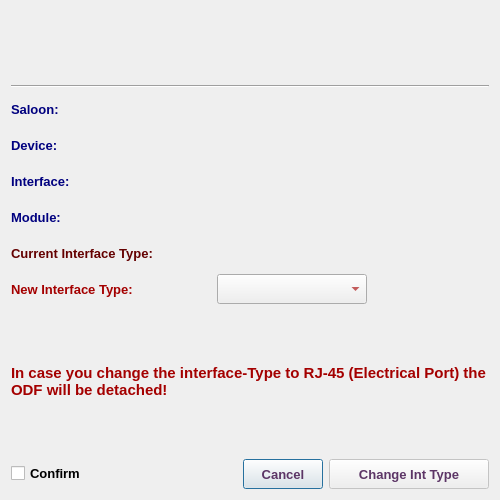
<?xml version="1.0" encoding="UTF-8"?>
<ui version="4.0">
 <class>ChangeInterfaceTypeDialog</class>
 <widget class="QDialog" name="ChangeInterfaceTypeDialog">
  <property name="geometry">
   <rect>
    <x>0</x>
    <y>0</y>
    <width>500</width>
    <height>500</height>
   </rect>
  </property>
  <property name="minimumSize">
   <size>
    <width>500</width>
    <height>500</height>
   </size>
  </property>
  <property name="maximumSize">
   <size>
    <width>500</width>
    <height>500</height>
   </size>
  </property>
  <property name="font">
   <font>
    <family>Tahoma</family>
    <pointsize>10</pointsize>
   </font>
  </property>
  <property name="windowTitle">
   <string>Change Interface Type</string>
  </property>
  <property name="windowIcon">
   <iconset resource="../image.qrc">
    <normaloff>:/Image/sfp.png</normaloff>:/Image/sfp.png</iconset>
  </property>
  <layout class="QVBoxLayout" name="verticalLayout">
   <item>
    <layout class="QHBoxLayout" name="horizontalLayout_8">
     <item>
      <spacer name="horizontalSpacer_4">
       <property name="orientation">
        <enum>Qt::Horizontal</enum>
       </property>
       <property name="sizeHint" stdset="0">
        <size>
         <width>40</width>
         <height>20</height>
        </size>
       </property>
      </spacer>
     </item>
     <item>
      <widget class="QLabel" name="label_7">
       <property name="minimumSize">
        <size>
         <width>32</width>
         <height>32</height>
        </size>
       </property>
       <property name="maximumSize">
        <size>
         <width>32</width>
         <height>32</height>
        </size>
       </property>
       <property name="text">
        <string/>
       </property>
       <property name="pixmap">
        <pixmap resource="../image.qrc">:/Image/interface.png</pixmap>
       </property>
       <property name="scaledContents">
        <bool>true</bool>
       </property>
       <property name="alignment">
        <set>Qt::AlignCenter</set>
       </property>
      </widget>
     </item>
     <item>
      <spacer name="horizontalSpacer_3">
       <property name="orientation">
        <enum>Qt::Horizontal</enum>
       </property>
       <property name="sizeHint" stdset="0">
        <size>
         <width>40</width>
         <height>20</height>
        </size>
       </property>
      </spacer>
     </item>
    </layout>
   </item>
   <item>
    <widget class="QLabel" name="abbrLbl">
     <property name="minimumSize">
      <size>
       <width>200</width>
       <height>30</height>
      </size>
     </property>
     <property name="maximumSize">
      <size>
       <width>16777215</width>
       <height>30</height>
      </size>
     </property>
     <property name="font">
      <font>
       <family>Tahoma</family>
       <pointsize>10</pointsize>
       <weight>75</weight>
       <bold>true</bold>
      </font>
     </property>
     <property name="styleSheet">
      <string notr="true">color: rgb(85, 0, 127);</string>
     </property>
     <property name="text">
      <string/>
     </property>
     <property name="alignment">
      <set>Qt::AlignCenter</set>
     </property>
    </widget>
   </item>
   <item>
    <widget class="Line" name="line">
     <property name="font">
      <font>
       <family>Tahoma</family>
       <pointsize>10</pointsize>
      </font>
     </property>
     <property name="orientation">
      <enum>Qt::Horizontal</enum>
     </property>
    </widget>
   </item>
   <item>
    <layout class="QHBoxLayout" name="horizontalLayout">
     <item>
      <widget class="QLabel" name="label">
       <property name="minimumSize">
        <size>
         <width>200</width>
         <height>30</height>
        </size>
       </property>
       <property name="maximumSize">
        <size>
         <width>200</width>
         <height>30</height>
        </size>
       </property>
       <property name="font">
        <font>
         <family>Tahoma</family>
         <pointsize>10</pointsize>
         <weight>75</weight>
         <bold>true</bold>
        </font>
       </property>
       <property name="styleSheet">
        <string notr="true">color: rgb(0, 0, 127);</string>
       </property>
       <property name="text">
        <string>Saloon:</string>
       </property>
      </widget>
     </item>
     <item>
      <widget class="QLabel" name="saloonLbl">
       <property name="sizePolicy">
        <sizepolicy hsizetype="Expanding" vsizetype="Preferred">
         <horstretch>0</horstretch>
         <verstretch>0</verstretch>
        </sizepolicy>
       </property>
       <property name="minimumSize">
        <size>
         <width>200</width>
         <height>30</height>
        </size>
       </property>
       <property name="maximumSize">
        <size>
         <width>3000</width>
         <height>30</height>
        </size>
       </property>
       <property name="font">
        <font>
         <family>Tahoma</family>
         <pointsize>10</pointsize>
         <weight>75</weight>
         <bold>true</bold>
        </font>
       </property>
       <property name="styleSheet">
        <string notr="true">color: rgb(85, 0, 127);</string>
       </property>
       <property name="text">
        <string/>
       </property>
      </widget>
     </item>
    </layout>
   </item>
   <item>
    <layout class="QHBoxLayout" name="horizontalLayout_2">
     <item>
      <widget class="QLabel" name="label_2">
       <property name="minimumSize">
        <size>
         <width>200</width>
         <height>30</height>
        </size>
       </property>
       <property name="maximumSize">
        <size>
         <width>200</width>
         <height>30</height>
        </size>
       </property>
       <property name="font">
        <font>
         <family>Tahoma</family>
         <pointsize>10</pointsize>
         <weight>75</weight>
         <bold>true</bold>
        </font>
       </property>
       <property name="styleSheet">
        <string notr="true">color: rgb(0, 0, 127);</string>
       </property>
       <property name="text">
        <string>Device:</string>
       </property>
      </widget>
     </item>
     <item>
      <widget class="QLabel" name="deviceLbl">
       <property name="sizePolicy">
        <sizepolicy hsizetype="Expanding" vsizetype="Preferred">
         <horstretch>0</horstretch>
         <verstretch>0</verstretch>
        </sizepolicy>
       </property>
       <property name="minimumSize">
        <size>
         <width>200</width>
         <height>30</height>
        </size>
       </property>
       <property name="maximumSize">
        <size>
         <width>3000</width>
         <height>30</height>
        </size>
       </property>
       <property name="font">
        <font>
         <family>Tahoma</family>
         <pointsize>10</pointsize>
         <weight>75</weight>
         <bold>true</bold>
        </font>
       </property>
       <property name="styleSheet">
        <string notr="true">color: rgb(85, 0, 127);</string>
       </property>
       <property name="text">
        <string/>
       </property>
      </widget>
     </item>
    </layout>
   </item>
   <item>
    <layout class="QHBoxLayout" name="horizontalLayout_4">
     <item>
      <widget class="QLabel" name="label_4">
       <property name="minimumSize">
        <size>
         <width>200</width>
         <height>30</height>
        </size>
       </property>
       <property name="maximumSize">
        <size>
         <width>200</width>
         <height>30</height>
        </size>
       </property>
       <property name="font">
        <font>
         <family>Tahoma</family>
         <pointsize>10</pointsize>
         <weight>75</weight>
         <bold>true</bold>
        </font>
       </property>
       <property name="styleSheet">
        <string notr="true">color: rgb(0, 0, 127);</string>
       </property>
       <property name="text">
        <string>Interface:</string>
       </property>
      </widget>
     </item>
     <item>
      <widget class="QLabel" name="intLbl">
       <property name="sizePolicy">
        <sizepolicy hsizetype="Expanding" vsizetype="Preferred">
         <horstretch>0</horstretch>
         <verstretch>0</verstretch>
        </sizepolicy>
       </property>
       <property name="minimumSize">
        <size>
         <width>200</width>
         <height>30</height>
        </size>
       </property>
       <property name="maximumSize">
        <size>
         <width>3000</width>
         <height>30</height>
        </size>
       </property>
       <property name="font">
        <font>
         <family>Tahoma</family>
         <pointsize>10</pointsize>
         <weight>75</weight>
         <bold>true</bold>
        </font>
       </property>
       <property name="styleSheet">
        <string notr="true">color: rgb(85, 0, 127);</string>
       </property>
       <property name="text">
        <string/>
       </property>
      </widget>
     </item>
    </layout>
   </item>
   <item>
    <layout class="QHBoxLayout" name="horizontalLayout_5">
     <item>
      <widget class="QLabel" name="label_5">
       <property name="minimumSize">
        <size>
         <width>200</width>
         <height>30</height>
        </size>
       </property>
       <property name="maximumSize">
        <size>
         <width>200</width>
         <height>30</height>
        </size>
       </property>
       <property name="font">
        <font>
         <family>Tahoma</family>
         <pointsize>10</pointsize>
         <weight>75</weight>
         <bold>true</bold>
        </font>
       </property>
       <property name="styleSheet">
        <string notr="true">color: rgb(0, 0, 127);</string>
       </property>
       <property name="text">
        <string>Module:</string>
       </property>
      </widget>
     </item>
     <item>
      <widget class="QLabel" name="modLbl">
       <property name="sizePolicy">
        <sizepolicy hsizetype="Expanding" vsizetype="Preferred">
         <horstretch>0</horstretch>
         <verstretch>0</verstretch>
        </sizepolicy>
       </property>
       <property name="minimumSize">
        <size>
         <width>200</width>
         <height>30</height>
        </size>
       </property>
       <property name="maximumSize">
        <size>
         <width>3000</width>
         <height>30</height>
        </size>
       </property>
       <property name="font">
        <font>
         <family>Tahoma</family>
         <pointsize>10</pointsize>
         <weight>75</weight>
         <bold>true</bold>
        </font>
       </property>
       <property name="styleSheet">
        <string notr="true">color: rgb(85, 0, 127);</string>
       </property>
       <property name="text">
        <string/>
       </property>
      </widget>
     </item>
    </layout>
   </item>
   <item>
    <layout class="QHBoxLayout" name="horizontalLayout_3">
     <item>
      <widget class="QLabel" name="label_3">
       <property name="minimumSize">
        <size>
         <width>200</width>
         <height>30</height>
        </size>
       </property>
       <property name="maximumSize">
        <size>
         <width>200</width>
         <height>30</height>
        </size>
       </property>
       <property name="font">
        <font>
         <family>Tahoma</family>
         <pointsize>10</pointsize>
         <weight>75</weight>
         <bold>true</bold>
        </font>
       </property>
       <property name="styleSheet">
        <string notr="true">color: rgb(100, 0, 0);</string>
       </property>
       <property name="text">
        <string>Current Interface Type:</string>
       </property>
      </widget>
     </item>
     <item>
      <widget class="QLabel" name="currTypeLbl">
       <property name="sizePolicy">
        <sizepolicy hsizetype="Expanding" vsizetype="Preferred">
         <horstretch>0</horstretch>
         <verstretch>0</verstretch>
        </sizepolicy>
       </property>
       <property name="minimumSize">
        <size>
         <width>200</width>
         <height>30</height>
        </size>
       </property>
       <property name="maximumSize">
        <size>
         <width>3000</width>
         <height>30</height>
        </size>
       </property>
       <property name="font">
        <font>
         <family>Tahoma</family>
         <pointsize>10</pointsize>
         <weight>75</weight>
         <bold>true</bold>
        </font>
       </property>
       <property name="styleSheet">
        <string notr="true">color: rgb(100, 0, 0);</string>
       </property>
       <property name="text">
        <string/>
       </property>
      </widget>
     </item>
    </layout>
   </item>
   <item>
    <layout class="QHBoxLayout" name="horizontalLayout_6">
     <item>
      <widget class="QLabel" name="label_6">
       <property name="minimumSize">
        <size>
         <width>200</width>
         <height>30</height>
        </size>
       </property>
       <property name="maximumSize">
        <size>
         <width>200</width>
         <height>30</height>
        </size>
       </property>
       <property name="font">
        <font>
         <family>Tahoma</family>
         <pointsize>10</pointsize>
         <weight>75</weight>
         <bold>true</bold>
        </font>
       </property>
       <property name="styleSheet">
        <string notr="true">color: rgb(164, 0, 0);</string>
       </property>
       <property name="text">
        <string>New Interface Type:</string>
       </property>
      </widget>
     </item>
     <item>
      <widget class="QComboBox" name="newTypeCB">
       <property name="sizePolicy">
        <sizepolicy hsizetype="Expanding" vsizetype="Fixed">
         <horstretch>0</horstretch>
         <verstretch>0</verstretch>
        </sizepolicy>
       </property>
       <property name="minimumSize">
        <size>
         <width>150</width>
         <height>30</height>
        </size>
       </property>
       <property name="maximumSize">
        <size>
         <width>300</width>
         <height>30</height>
        </size>
       </property>
       <property name="font">
        <font>
         <family>Tahoma</family>
         <pointsize>10</pointsize>
         <weight>75</weight>
         <bold>true</bold>
        </font>
       </property>
       <property name="styleSheet">
        <string notr="true">color: rgb(164, 0, 0);</string>
       </property>
      </widget>
     </item>
     <item>
      <spacer name="horizontalSpacer_2">
       <property name="orientation">
        <enum>Qt::Horizontal</enum>
       </property>
       <property name="sizeHint" stdset="0">
        <size>
         <width>40</width>
         <height>20</height>
        </size>
       </property>
      </spacer>
     </item>
    </layout>
   </item>
   <item>
    <spacer name="verticalSpacer_2">
     <property name="orientation">
      <enum>Qt::Vertical</enum>
     </property>
     <property name="sizeHint" stdset="0">
      <size>
       <width>20</width>
       <height>40</height>
      </size>
     </property>
    </spacer>
   </item>
   <item>
    <widget class="QLabel" name="label_8">
     <property name="font">
      <font>
       <family>Tahoma</family>
       <pointsize>11</pointsize>
       <weight>75</weight>
       <bold>true</bold>
      </font>
     </property>
     <property name="styleSheet">
      <string notr="true">color: rgb(164, 0, 0);</string>
     </property>
     <property name="text">
      <string>In case you change the interface-Type to RJ-45 (Electrical Port) the ODF will be detached!</string>
     </property>
     <property name="wordWrap">
      <bool>true</bool>
     </property>
    </widget>
   </item>
   <item>
    <spacer name="verticalSpacer">
     <property name="font">
      <font>
       <family>Tahoma</family>
       <pointsize>10</pointsize>
      </font>
     </property>
     <property name="orientation">
      <enum>Qt::Vertical</enum>
     </property>
     <property name="sizeHint" stdset="0">
      <size>
       <width>20</width>
       <height>40</height>
      </size>
     </property>
    </spacer>
   </item>
   <item>
    <layout class="QHBoxLayout" name="horizontalLayout_7">
     <item>
      <widget class="QCheckBox" name="confirmChB">
       <property name="font">
        <font>
         <family>Tahoma</family>
         <pointsize>10</pointsize>
         <weight>75</weight>
         <bold>true</bold>
        </font>
       </property>
       <property name="text">
        <string>Confirm</string>
       </property>
      </widget>
     </item>
     <item>
      <spacer name="horizontalSpacer">
       <property name="font">
        <font>
         <family>Tahoma</family>
         <pointsize>10</pointsize>
        </font>
       </property>
       <property name="orientation">
        <enum>Qt::Horizontal</enum>
       </property>
       <property name="sizeHint" stdset="0">
        <size>
         <width>40</width>
         <height>20</height>
        </size>
       </property>
      </spacer>
     </item>
     <item>
      <widget class="QPushButton" name="cancelBtn">
       <property name="minimumSize">
        <size>
         <width>0</width>
         <height>30</height>
        </size>
       </property>
       <property name="maximumSize">
        <size>
         <width>16777215</width>
         <height>30</height>
        </size>
       </property>
       <property name="font">
        <font>
         <family>Tahoma</family>
         <pointsize>10</pointsize>
         <weight>75</weight>
         <bold>true</bold>
        </font>
       </property>
       <property name="styleSheet">
        <string notr="true">color: rgb(92, 53, 102);</string>
       </property>
       <property name="text">
        <string>Cancel</string>
       </property>
      </widget>
     </item>
     <item>
      <widget class="QPushButton" name="okBtn">
       <property name="enabled">
        <bool>false</bool>
       </property>
       <property name="sizePolicy">
        <sizepolicy hsizetype="Preferred" vsizetype="Fixed">
         <horstretch>0</horstretch>
         <verstretch>0</verstretch>
        </sizepolicy>
       </property>
       <property name="minimumSize">
        <size>
         <width>160</width>
         <height>30</height>
        </size>
       </property>
       <property name="maximumSize">
        <size>
         <width>220</width>
         <height>30</height>
        </size>
       </property>
       <property name="font">
        <font>
         <family>Tahoma</family>
         <pointsize>10</pointsize>
         <weight>75</weight>
         <bold>true</bold>
        </font>
       </property>
       <property name="styleSheet">
        <string notr="true">color: rgb(92, 53, 102);</string>
       </property>
       <property name="text">
        <string>Change Int Type</string>
       </property>
       <property name="icon">
        <iconset resource="../image.qrc">
         <normaloff>:/Image/edit.png</normaloff>:/Image/edit.png</iconset>
       </property>
       <property name="iconSize">
        <size>
         <width>20</width>
         <height>20</height>
        </size>
       </property>
      </widget>
     </item>
    </layout>
   </item>
  </layout>
 </widget>
 <tabstops>
  <tabstop>newTypeCB</tabstop>
  <tabstop>okBtn</tabstop>
  <tabstop>cancelBtn</tabstop>
 </tabstops>
 <resources>
  <include location="../image.qrc"/>
 </resources>
 <connections/>
</ui>
